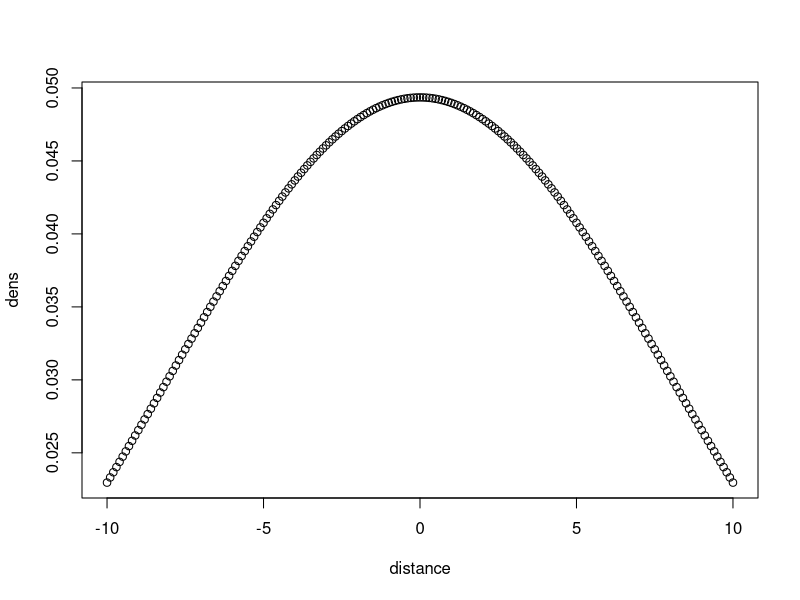
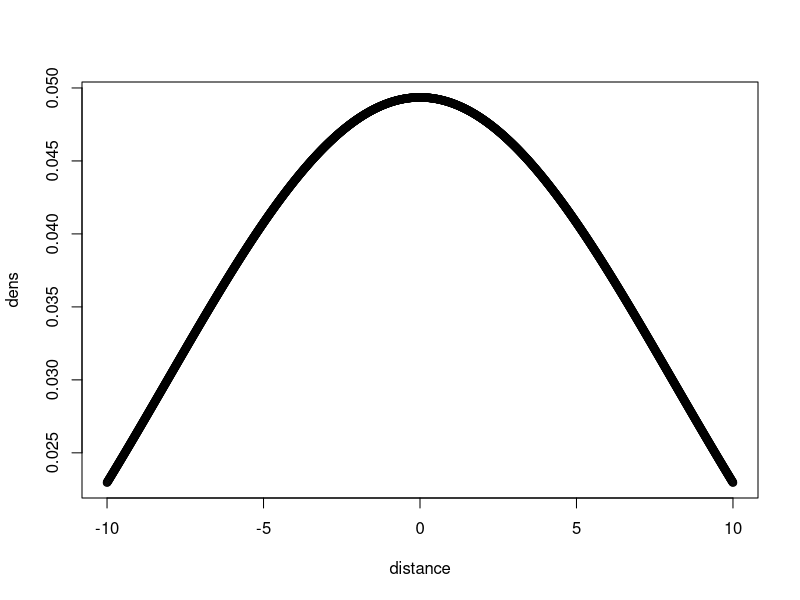
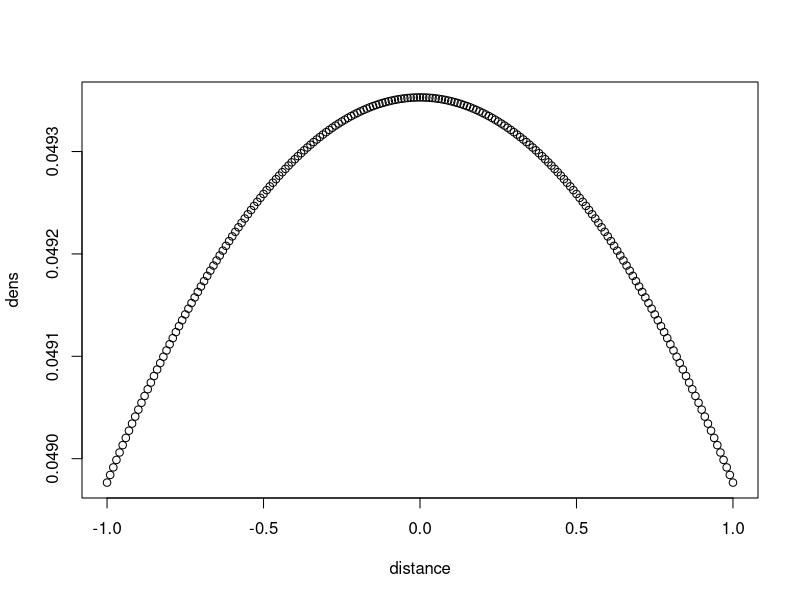
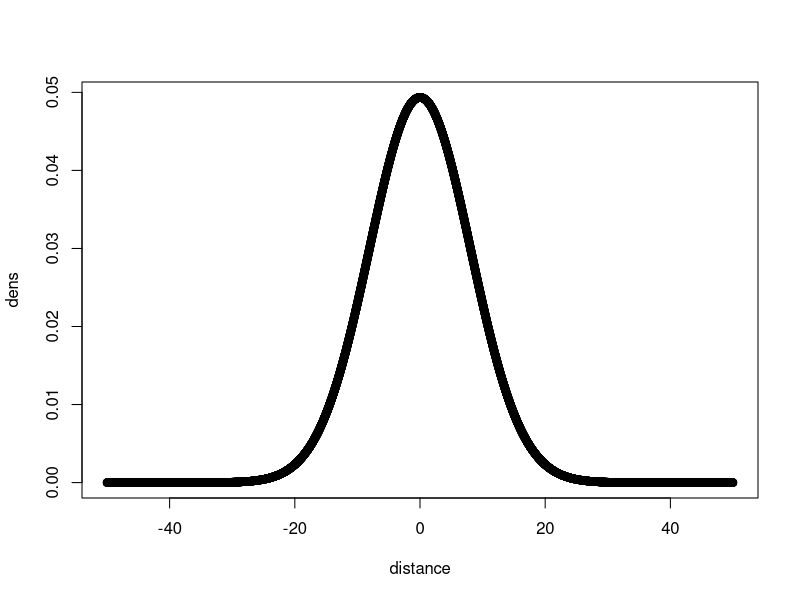

These charts were generated, in order, by the following R code:
##Let's create a dispersal function to see if it works
##Assume that most dispersal will ocurr in planktonic phase so whole process lasts around 15 days

##Equation
# f(ti)=1/sqrt(4*pi*D*(ti-t0))*exp(-d^2/(4*D*(ti-t0)))
##This equation (from Lorenzen) broadly says that if you give me the time since dispersal, I will give you the relative density of larvae at point d (where d is the distance between release site and point of interest)
###I'm going to tweak the equation a bit where ti is a constatn (PLD and I want to see how d changes with larval density)


dispersal=function(d)
{
	dens=1/sqrt(4*pi*D*(ti-t0))*exp(-d^2/(4*D*(ti-t0)))
}

ti=15
t0=0
D=795/365 #Diffusion constant should be in distance^2/time units (interesting about the squred term but makes sense if d is squared) ##Lorenzen 2010 says 795km^2/year (changing it to days)

distance=seq(-10,10, by=0.1)
dens=dispersal(distance)

plot(dens~distance)
###This is a very interesting question! What's the proportion of larvae at a certain distance??	
	##It's not jsut the value spit out by the function: that doesn't make sense if you try to sum it up across distances because it adds up more than 1
		##It's like a likelihood function where I have to take into account the width of the area I am trying to sum up (hmmmm)
			#And maybe for a given point, the number of larvae is 0 (until you look at an interval between points????)
		##The answer I get should not be influenced by how fine the resolution between distances are (maybe better estimates but not a larger nubmer per se)
##Think of it as many rectangles?
	##So sum up area
		#Area=width * height
			#Height is given by function
				#Width is given by number of intervals, which is a consant
					##So take my value for by and multiply by dens, and then sum it up??
sum(0.1*dens) ###Huh!! Number is less than 1 (doesn't say much; just says it hasn't failed yet)

##Now try 0.01 resolution
distance=seq(-10,10, by=0.01)
dens=dispersal(distance)
plot(dens~distance)
sum(0.01*dens) #####Ayyyyyy, similar estimate as above!! (Wooot!!)

##So what this tells me is that I can't estimate number of larvae at release site (aka, distance =0). I need some arbitrary range dfined as release sites

distance=seq(-1,1, by=0.01)
dens=dispersal(distance)
plot(dens~distance)
sum(0.01*dens) #####Given sea bass diffusion rate (doubtful, only 10% of larvae stay within 1km^2 area by the time they settle)

###Whoa!! Okay, we hit the tail end of the diffusion curve at 50km
distance=seq(-50,50, by=0.01)
dens=dispersal(distance)
plot(dens~distance) 
sum(0.01*dens) ####It sums up to 1 which is pretty cool (so 50km is defintiely reasonable)